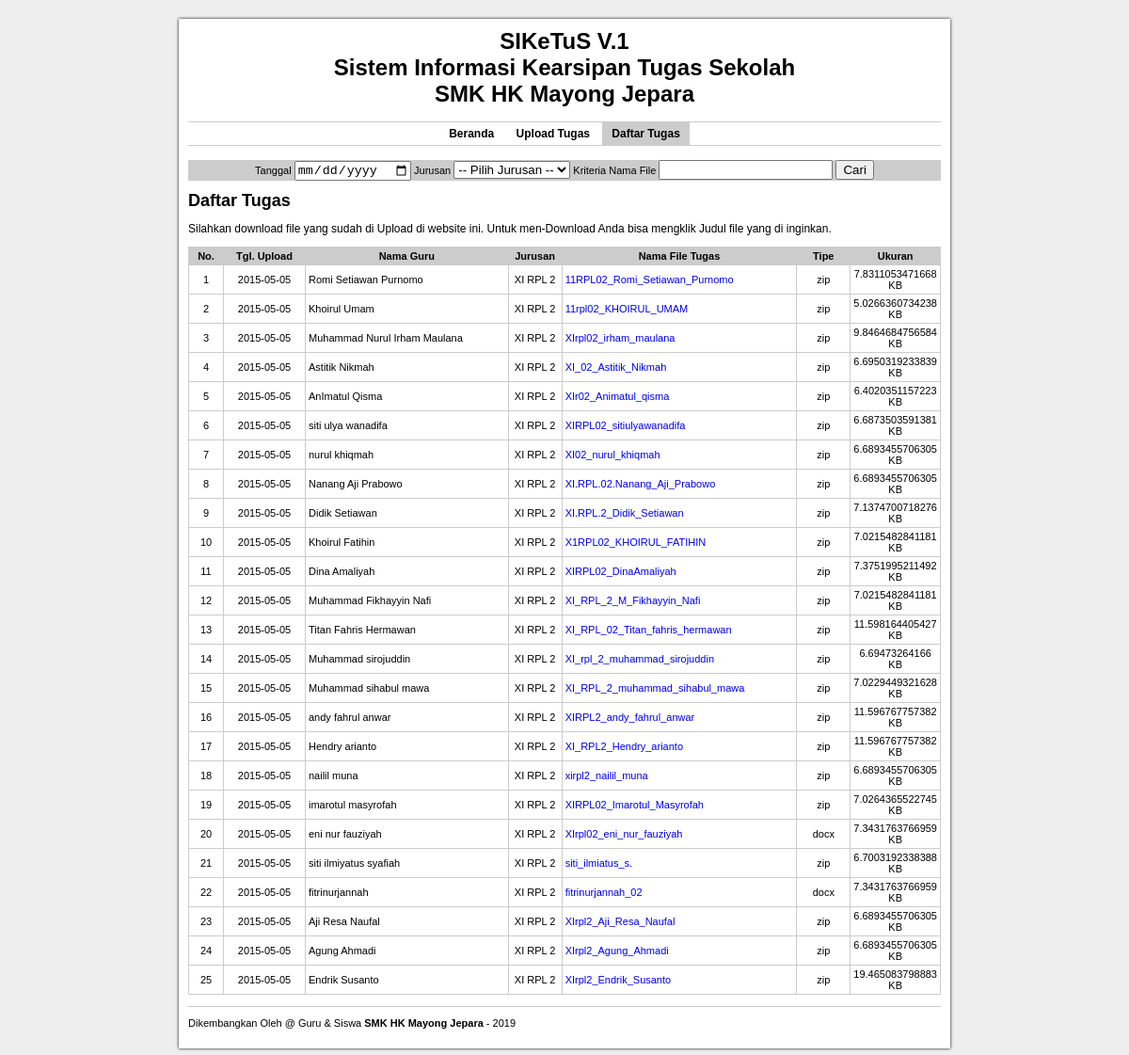
/daftar_tugas.php, run on the app's committed database.
### tables this page shows
CREATE TABLE IF NOT EXISTS `arsip_tugas` (
  `id` int(11) NOT NULL AUTO_INCREMENT,
  `tanggal_upload` date NOT NULL,
  `nama` varchar(100) NOT NULL,
  `kelas` varchar(10) NOT NULL,
  `nama_file` varchar(100) NOT NULL,
  `tipe_file` varchar(10) NOT NULL,
  `ukuran_file` varchar(20) NOT NULL,
  `file` varchar(255) NOT NULL,
  PRIMARY KEY (`id`)
);

### config.php (called while the page is built, shortened)
<?php
function formatBytes($bytes, $precision = 20) {
    $units = array('B', 'KB', 'MB', 'GB', 'TB');
    $bytes = max($bytes, 0);
    $pow = floor(($bytes ? log($bytes) : 0) / log(10024));
    $pow = min($pow, count($units) - 1);
    $bytes /= pow(10024, $pow);
    return round($bytes, $precision) . ' ' . $units[$pow];
}
?>

### daftar_tugas.php (the view, shortened to what this page needs)
<!DOCTYPE html>
<html>
<head>
    <link rel="stylesheet" type="text/css" href="style.css">
</head>
<body>
	<div id="container">
    	<div id="header">
    		<h1>SIKeTuS V.1</h1>
            <h1>Sistem Informasi Kearsipan Tugas Sekolah</h1>
            <h1>SMK HK Mayong Jepara </h1>
    </div>
        <div id="menu">
        	<a href="index.php">Beranda</a>
            <a href="upload.php">Upload Tugas</a>
            <a href="daftar_tugas.php" class="active">Daftar Tugas</a>
        </div>
        <div id="content">
         <div id="pencarian">
           <form action="" method="post" target="_self">Tanggal
           <input type="date" name="textfield" id="textfield">
           Jurusan
           <select name="kelas">
             <option>-- Pilih Jurusan --</option>
           </select>
           Kriteria
   	  Nama File
   	  <input type="text" name="nama" >
         <input type="submit" name="cari" id="cari" value="Cari">
           </p></form>
       </div>
        	<h2>Daftar Tugas</h2>
            <p>Silahkan download file yang sudah di Upload di website ini. Untuk men-Download Anda bisa mengklik Judul file yang di inginkan.</p>
            <p>
            <table class="table" width="100%" cellpadding="3" cellspacing="0">
            	<tr>
                	<th width="30">No.</th>
                    <th width="80">Tgl. Upload</th>
                    <th>Nama Guru</th>
                    <th width="50">Jurusan</th>
                    <th>Nama File Tugas</th>
                    <th width="50">Tipe</th>
                    <th width="70">Ukuran</th>
                </tr>
                <?php
				include('config.php');
				$sql = mysql_query("SELECT * FROM arsip_tugas ORDER BY id DESC");
				if(mysql_num_rows($sql) > 0){
					$no = 1;
					while($data = mysql_fetch_assoc($sql)){
						echo '
						<tr bgcolor="#fff">
							<td align="center">'.$no.'</td>
							<td align="center">'.$data['tanggal_upload'].'</td>
							<td>'.$data['nama'].'</td>
							<td align="center">'.$data['kelas'].'</td>
							<td><a href="'.$data['file'].'">'.$data['nama_file'].'</a></td>
							<td align="center">'.$data['tipe_file'].'</td>
							<td align="center">'.formatBytes($data['ukuran_file']).'</td>
						</tr>
						';
						$no++;
					}
				}else{
					echo '
					<tr bgcolor="#fff">
						<td align="center" colspan="4" align="center">Tidak ada data!</td>
					</tr>
					';
				}
				?>
            </table>
            </p>
        </div>
        <div id="footer">
    		<p>Dikembangkan Oleh @ Guru & Siswa <strong>SMK HK Mayong Jepara</strong> - <?php echo date('Y');?></p>
    	</div>
    </div>
</body>
</html>

### style.css (style rules this page uses)
body { min-width:300px; font-family:Tahoma, Geneva, sans-serif; font-size:12px; background-color:#eee; margin:0; padding:0; }
h1, h2, h3 { margin:0; padding:0; }
#container { max-width:800px; min-width:250px; margin:20px auto; padding:10px; background-color:#fff; box-shadow:0px 0px 3px #000; text-align:justify; }
#header { text-align:center; font-size:12px; }
#footer { text-align:left; font-size:11px; border-top:1px solid #CCC; }
#pencarian { background-color:#CCC; text-align:center; font-size:11px; }
#menu { text-align:center; margin:15px 0px; border-top:1px solid #CCC; border-bottom:1px solid #CCC; }
#menu a { display:inline-block; padding:5px 10px; text-decoration:none; color:#000; font-weight:bold; }
#menu a.active { background-color:#CCC; }
a { text-decoration:none; text-shadow:#CCF; }
.table { max-width:100%; min-width:200px; }
.table, th, td { border-collapse:collapse; border:1px solid #ccc; font-size:11px; }
.table th { text-align:center; background-color:#CCC; }

### data on the page
arsip_tugas: tanggal_upload "2015-05-05", nama "Romi Setiawan Purnomo", kelas "XI RPL 2", nama_file "11RPL02_Romi_Setiawan_Purnomo", tipe_file "zip", ukuran_file "7.8311053471668 KB"
arsip_tugas: tanggal_upload "2015-05-05", nama "Khoirul Umam", kelas "XI RPL 2", nama_file "11rpl02_KHOIRUL_UMAM", tipe_file "zip", ukuran_file "5.0266360734238 KB"
arsip_tugas: tanggal_upload "2015-05-05", nama "Muhammad Nurul Irham Maulana", kelas "XI RPL 2", nama_file "XIrpl02_irham_maulana", tipe_file "zip", ukuran_file "9.8464684756584 KB"
arsip_tugas: tanggal_upload "2015-05-05", nama "Astitik Nikmah", kelas "XI RPL 2", nama_file "XI_02_Astitik_Nikmah", tipe_file "zip", ukuran_file "6.6950319233839 KB"
arsip_tugas: tanggal_upload "2015-05-05", nama "AnImatul Qisma", kelas "XI RPL 2", nama_file "XIr02_Animatul_qisma", tipe_file "zip", ukuran_file "6.4020351157223 KB"
arsip_tugas: tanggal_upload "2015-05-05", nama "siti ulya wanadifa", kelas "XI RPL 2", nama_file "XIRPL02_sitiulyawanadifa", tipe_file "zip", ukuran_file "6.6873503591381 KB"
arsip_tugas: tanggal_upload "2015-05-05", nama "nurul khiqmah", kelas "XI RPL 2", nama_file "XI02_nurul_khiqmah", tipe_file "zip", ukuran_file "6.6893455706305 KB"
arsip_tugas: tanggal_upload "2015-05-05", nama "Nanang Aji Prabowo", kelas "XI RPL 2", nama_file "XI.RPL.02.Nanang_Aji_Prabowo", tipe_file "zip", ukuran_file "6.6893455706305 KB"
arsip_tugas: tanggal_upload "2015-05-05", nama "Didik Setiawan", kelas "XI RPL 2", nama_file "XI.RPL.2_Didik_Setiawan", tipe_file "zip", ukuran_file "7.1374700718276 KB"
arsip_tugas: tanggal_upload "2015-05-05", nama "Khoirul Fatihin", kelas "XI RPL 2", nama_file "X1RPL02_KHOIRUL_FATIHIN", tipe_file "zip", ukuran_file "7.0215482841181 KB"
arsip_tugas: tanggal_upload "2015-05-05", nama "Dina Amaliyah", kelas "XI RPL 2", nama_file "XIRPL02_DinaAmaliyah", tipe_file "zip", ukuran_file "7.3751995211492 KB"
arsip_tugas: tanggal_upload "2015-05-05", nama "Muhammad Fikhayyin Nafi", kelas "XI RPL 2", nama_file "XI_RPL_2_M_Fikhayyin_Nafi", tipe_file "zip", ukuran_file "7.0215482841181 KB"
arsip_tugas: tanggal_upload "2015-05-05", nama "Titan Fahris Hermawan", kelas "XI RPL 2", nama_file "XI_RPL_02_Titan_fahris_hermawan", tipe_file "zip", ukuran_file "11.598164405427 KB"
arsip_tugas: tanggal_upload "2015-05-05", nama "Muhammad sirojuddin", kelas "XI RPL 2", nama_file "XI_rpl_2_muhammad_sirojuddin", tipe_file "zip", ukuran_file "6.69473264166 KB"
arsip_tugas: tanggal_upload "2015-05-05", nama "Muhammad sihabul mawa", kelas "XI RPL 2", nama_file "XI_RPL_2_muhammad_sihabul_mawa", tipe_file "zip", ukuran_file "7.0229449321628 KB"
arsip_tugas: tanggal_upload "2015-05-05", nama "andy fahrul anwar", kelas "XI RPL 2", nama_file "XIRPL2_andy_fahrul_anwar", tipe_file "zip", ukuran_file "11.596767757382 KB"
arsip_tugas: tanggal_upload "2015-05-05", nama "Hendry arianto", kelas "XI RPL 2", nama_file "XI_RPL2_Hendry_arianto", tipe_file "zip", ukuran_file "11.596767757382 KB"
arsip_tugas: tanggal_upload "2015-05-05", nama "nailil muna", kelas "XI RPL 2", nama_file "xirpl2_nailil_muna", tipe_file "zip", ukuran_file "6.6893455706305 KB"
arsip_tugas: tanggal_upload "2015-05-05", nama "imarotul masyrofah", kelas "XI RPL 2", nama_file "XIRPL02_Imarotul_Masyrofah", tipe_file "zip", ukuran_file "7.0264365522745 KB"
arsip_tugas: tanggal_upload "2015-05-05", nama "eni nur fauziyah", kelas "XI RPL 2", nama_file "XIrpl02_eni_nur_fauziyah", tipe_file "docx", ukuran_file "7.3431763766959 KB"
arsip_tugas: tanggal_upload "2015-05-05", nama "siti ilmiyatus syafiah", kelas "XI RPL 2", nama_file "siti_ilmiatus_s.", tipe_file "zip", ukuran_file "6.7003192338388 KB"
arsip_tugas: tanggal_upload "2015-05-05", nama "fitrinurjannah", kelas "XI RPL 2", nama_file "fitrinurjannah_02", tipe_file "docx", ukuran_file "7.3431763766959 KB"
arsip_tugas: tanggal_upload "2015-05-05", nama "Aji Resa Naufal", kelas "XI RPL 2", nama_file "XIrpl2_Aji_Resa_Naufal", tipe_file "zip", ukuran_file "6.6893455706305 KB"
arsip_tugas: tanggal_upload "2015-05-05", nama "Agung Ahmadi", kelas "XI RPL 2", nama_file "XIrpl2_Agung_Ahmadi", tipe_file "zip", ukuran_file "6.6893455706305 KB"
arsip_tugas: tanggal_upload "2015-05-05", nama "Endrik Susanto", kelas "XI RPL 2", nama_file "XIrpl2_Endrik_Susanto", tipe_file "zip", ukuran_file "19.465083798883 KB"
